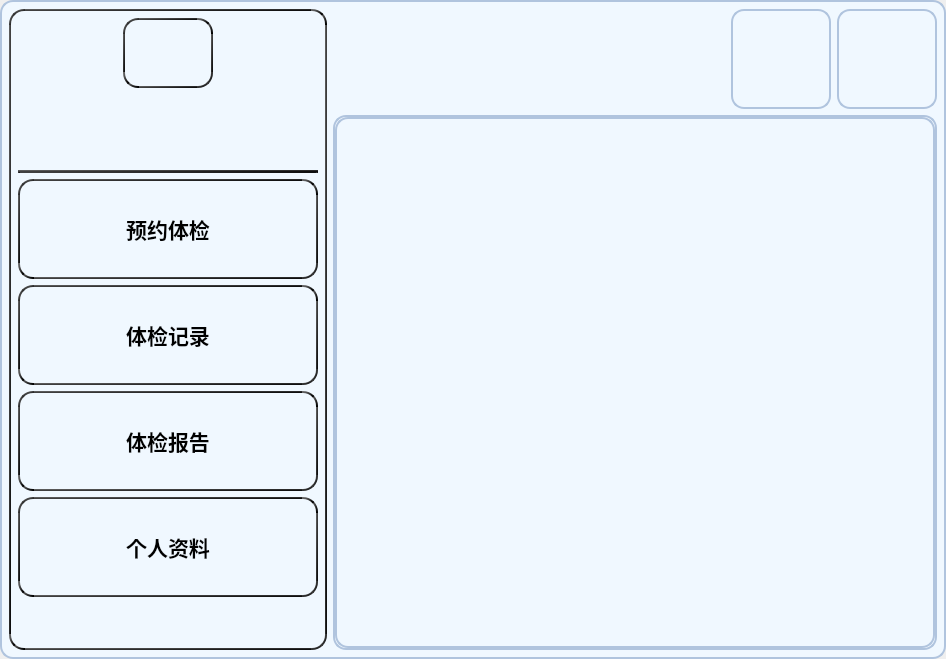
<?xml version="1.0" encoding="UTF-8"?>
<ui version="4.0">
 <class>UserMainWindow</class>
 <widget class="QMainWindow" name="UserMainWindow">
  <property name="geometry">
   <rect>
    <x>0</x>
    <y>0</y>
    <width>946</width>
    <height>659</height>
   </rect>
  </property>
  <property name="windowTitle">
   <string>MainWindow</string>
  </property>
  <widget class="QWidget" name="centralwidget">
   <property name="styleSheet">
    <string notr="true">background-color: #F0F8FF;
border: 2px solid #B0C4DE;
border-radius: 13px;
</string>
   </property>
   <layout class="QGridLayout" name="gridLayout">
    <item row="0" column="0">
     <layout class="QHBoxLayout" name="horizontalLayout_4">
      <item>
       <widget class="QWidget" name="widget" native="true">
        <property name="styleSheet">
         <string notr="true">border: 2px solid qlineargradient(x1: 0, y1: 0, x2: 1, y2: 1,stop: 0 #696969, stop: 1 #000000);
border-radius: 15px;
padding: 10px;</string>
        </property>
        <layout class="QVBoxLayout" name="verticalLayout_5">
         <item>
          <layout class="QVBoxLayout" name="verticalLayout_3">
           <item>
            <layout class="QHBoxLayout" name="horizontalLayout_2">
             <item>
              <spacer name="horizontalSpacer_2">
               <property name="orientation">
                <enum>Qt::Horizontal</enum>
               </property>
               <property name="sizeType">
                <enum>QSizePolicy::Maximum</enum>
               </property>
               <property name="sizeHint" stdset="0">
                <size>
                 <width>40</width>
                 <height>20</height>
                </size>
               </property>
              </spacer>
             </item>
             <item>
              <widget class="QLabel" name="userIconLabel">
               <property name="minimumSize">
                <size>
                 <width>90</width>
                 <height>70</height>
                </size>
               </property>
               <property name="maximumSize">
                <size>
                 <width>90</width>
                 <height>70</height>
                </size>
               </property>
               <property name="text">
                <string/>
               </property>
               <property name="textFormat">
                <enum>Qt::AutoText</enum>
               </property>
               <property name="pixmap">
                <pixmap>:/defaultAvatar.png</pixmap>
               </property>
               <property name="scaledContents">
                <bool>true</bool>
               </property>
               <property name="alignment">
                <set>Qt::AlignCenter</set>
               </property>
               <property name="margin">
                <number>0</number>
               </property>
               <property name="indent">
                <number>-2</number>
               </property>
              </widget>
             </item>
             <item>
              <spacer name="horizontalSpacer_3">
               <property name="orientation">
                <enum>Qt::Horizontal</enum>
               </property>
               <property name="sizeType">
                <enum>QSizePolicy::Maximum</enum>
               </property>
               <property name="sizeHint" stdset="0">
                <size>
                 <width>40</width>
                 <height>20</height>
                </size>
               </property>
              </spacer>
             </item>
            </layout>
           </item>
           <item>
            <layout class="QHBoxLayout" name="horizontalLayout_3">
             <item>
              <spacer name="horizontalSpacer_4">
               <property name="orientation">
                <enum>Qt::Horizontal</enum>
               </property>
               <property name="sizeType">
                <enum>QSizePolicy::Maximum</enum>
               </property>
               <property name="sizeHint" stdset="0">
                <size>
                 <width>40</width>
                 <height>20</height>
                </size>
               </property>
              </spacer>
             </item>
             <item>
              <widget class="QLabel" name="usernameLabel">
               <property name="minimumSize">
                <size>
                 <width>150</width>
                 <height>70</height>
                </size>
               </property>
               <property name="maximumSize">
                <size>
                 <width>150</width>
                 <height>70</height>
                </size>
               </property>
               <property name="font">
                <font>
                 <family>Agency FB</family>
                 <pointsize>12</pointsize>
                </font>
               </property>
               <property name="styleSheet">
                <string notr="true">background-color: transparent;
border: none;</string>
               </property>
               <property name="text">
                <string/>
               </property>
              </widget>
             </item>
             <item>
              <spacer name="horizontalSpacer_5">
               <property name="orientation">
                <enum>Qt::Horizontal</enum>
               </property>
               <property name="sizeType">
                <enum>QSizePolicy::Maximum</enum>
               </property>
               <property name="sizeHint" stdset="0">
                <size>
                 <width>40</width>
                 <height>20</height>
                </size>
               </property>
              </spacer>
             </item>
            </layout>
           </item>
          </layout>
         </item>
         <item>
          <widget class="QFrame" name="frame">
           <property name="frameShape">
            <enum>QFrame::HLine</enum>
           </property>
           <property name="frameShadow">
            <enum>QFrame::Plain</enum>
           </property>
           <property name="lineWidth">
            <number>20</number>
           </property>
          </widget>
         </item>
         <item>
          <layout class="QVBoxLayout" name="verticalLayout_2">
           <item>
            <widget class="QPushButton" name="scheduleCheckupButton">
             <property name="minimumSize">
              <size>
               <width>300</width>
               <height>100</height>
              </size>
             </property>
             <property name="maximumSize">
              <size>
               <width>300</width>
               <height>100</height>
              </size>
             </property>
             <property name="font">
              <font>
               <family>Agency FB</family>
               <pointsize>16</pointsize>
               <weight>75</weight>
               <bold>true</bold>
              </font>
             </property>
             <property name="styleSheet">
              <string notr="true">QPushButton:hover {
 background-color: qlineargradient(x1: 0, y1: 0, x2: 1, y2: 1, 
 stop: 0 #A4D0E1, stop: 1 #B0E0E6);
  box-shadow: 0px 6px 15px rgba(0, 0, 0, 0.3); 
    }
    QPushButton:pressed {
    background-color: qlineargradient(x1: 0, y1: 0, x2: 1, y2: 1, 
 stop: 0 #A4D0E1, stop: 1 #B0E0E6);
  box-shadow: 0px 6px 15px rgba(0, 0, 0, 0.3); 
    }
</string>
             </property>
             <property name="text">
              <string>预约体检</string>
             </property>
             <property name="icon">
              <iconset>
               <normaloff>:/scheduleCheckup.png</normaloff>:/scheduleCheckup.png</iconset>
             </property>
             <property name="iconSize">
              <size>
               <width>50</width>
               <height>50</height>
              </size>
             </property>
            </widget>
           </item>
           <item>
            <widget class="QPushButton" name="healthCheckRecordButton">
             <property name="minimumSize">
              <size>
               <width>300</width>
               <height>100</height>
              </size>
             </property>
             <property name="maximumSize">
              <size>
               <width>300</width>
               <height>100</height>
              </size>
             </property>
             <property name="font">
              <font>
               <family>Agency FB</family>
               <pointsize>16</pointsize>
               <weight>75</weight>
               <bold>true</bold>
              </font>
             </property>
             <property name="styleSheet">
              <string notr="true">QPushButton:hover {
 background-color: qlineargradient(x1: 0, y1: 0, x2: 1, y2: 1, 
 stop: 0 #A4D0E1, stop: 1 #B0E0E6);
  box-shadow: 0px 6px 15px rgba(0, 0, 0, 0.3); 
    }
    QPushButton:pressed {
    background-color: qlineargradient(x1: 0, y1: 0, x2: 1, y2: 1, 
 stop: 0 #A4D0E1, stop: 1 #B0E0E6);
  box-shadow: 0px 6px 15px rgba(0, 0, 0, 0.3); 
    }
</string>
             </property>
             <property name="text">
              <string>体检记录</string>
             </property>
             <property name="icon">
              <iconset>
               <normaloff>:/healthCheckRecord.png</normaloff>:/healthCheckRecord.png</iconset>
             </property>
             <property name="iconSize">
              <size>
               <width>50</width>
               <height>50</height>
              </size>
             </property>
            </widget>
           </item>
           <item>
            <widget class="QPushButton" name="checkupReportButton">
             <property name="minimumSize">
              <size>
               <width>300</width>
               <height>100</height>
              </size>
             </property>
             <property name="maximumSize">
              <size>
               <width>300</width>
               <height>100</height>
              </size>
             </property>
             <property name="font">
              <font>
               <family>Agency FB</family>
               <pointsize>16</pointsize>
               <weight>75</weight>
               <bold>true</bold>
              </font>
             </property>
             <property name="styleSheet">
              <string notr="true">QPushButton:hover {
 background-color: qlineargradient(x1: 0, y1: 0, x2: 1, y2: 1, 
 stop: 0 #A4D0E1, stop: 1 #B0E0E6);
    }
    QPushButton:pressed {
    background-color: qlineargradient(x1: 0, y1: 0, x2: 1, y2: 1, 
 stop: 0 #A4D0E1, stop: 1 #B0E0E6);
    }
</string>
             </property>
             <property name="text">
              <string>体检报告</string>
             </property>
             <property name="icon">
              <iconset>
               <normaloff>:/checkupReport.png</normaloff>:/checkupReport.png</iconset>
             </property>
             <property name="iconSize">
              <size>
               <width>50</width>
               <height>50</height>
              </size>
             </property>
            </widget>
           </item>
           <item>
            <widget class="QPushButton" name="personalInfoButton">
             <property name="minimumSize">
              <size>
               <width>300</width>
               <height>100</height>
              </size>
             </property>
             <property name="maximumSize">
              <size>
               <width>300</width>
               <height>100</height>
              </size>
             </property>
             <property name="font">
              <font>
               <family>Agency FB</family>
               <pointsize>16</pointsize>
               <weight>75</weight>
               <bold>true</bold>
              </font>
             </property>
             <property name="text">
              <string>个人资料</string>
             </property>
             <property name="icon">
              <iconset>
               <normaloff>:/personalInfo.png</normaloff>:/personalInfo.png</iconset>
             </property>
             <property name="iconSize">
              <size>
               <width>50</width>
               <height>50</height>
              </size>
             </property>
            </widget>
           </item>
           <item>
            <spacer name="verticalSpacer">
             <property name="orientation">
              <enum>Qt::Vertical</enum>
             </property>
             <property name="sizeHint" stdset="0">
              <size>
               <width>20</width>
               <height>40</height>
              </size>
             </property>
            </spacer>
           </item>
          </layout>
         </item>
        </layout>
       </widget>
      </item>
      <item>
       <layout class="QVBoxLayout" name="verticalLayout_4">
        <item>
         <layout class="QVBoxLayout" name="verticalLayout">
          <item>
           <layout class="QHBoxLayout" name="horizontalLayout">
            <item>
             <spacer name="horizontalSpacer">
              <property name="orientation">
               <enum>Qt::Horizontal</enum>
              </property>
              <property name="sizeHint" stdset="0">
               <size>
                <width>40</width>
                <height>20</height>
               </size>
              </property>
             </spacer>
            </item>
            <item>
             <widget class="QPushButton" name="noticeButton">
              <property name="minimumSize">
               <size>
                <width>100</width>
                <height>100</height>
               </size>
              </property>
              <property name="maximumSize">
               <size>
                <width>100</width>
                <height>100</height>
               </size>
              </property>
              <property name="text">
               <string/>
              </property>
              <property name="icon">
               <iconset>
                <normaloff>:/notice-No.png</normaloff>:/notice-No.png</iconset>
              </property>
              <property name="iconSize">
               <size>
                <width>50</width>
                <height>50</height>
               </size>
              </property>
             </widget>
            </item>
            <item>
             <widget class="QPushButton" name="exitButton">
              <property name="minimumSize">
               <size>
                <width>100</width>
                <height>100</height>
               </size>
              </property>
              <property name="maximumSize">
               <size>
                <width>100</width>
                <height>100</height>
               </size>
              </property>
              <property name="text">
               <string/>
              </property>
              <property name="icon">
               <iconset>
                <normaloff>:/exit.png</normaloff>:/exit.png</iconset>
              </property>
              <property name="iconSize">
               <size>
                <width>50</width>
                <height>50</height>
               </size>
              </property>
             </widget>
            </item>
           </layout>
          </item>
         </layout>
        </item>
        <item>
         <widget class="QStackedWidget" name="stackedWidget">
          <property name="sizePolicy">
           <sizepolicy hsizetype="Expanding" vsizetype="Expanding">
            <horstretch>0</horstretch>
            <verstretch>0</verstretch>
           </sizepolicy>
          </property>
          <property name="minimumSize">
           <size>
            <width>2</width>
            <height>0</height>
           </size>
          </property>
          <widget class="QWidget" name="page_3"/>
          <widget class="QWidget" name="page_4"/>
         </widget>
        </item>
       </layout>
      </item>
     </layout>
    </item>
   </layout>
  </widget>
  <widget class="QMenuBar" name="menubar">
   <property name="geometry">
    <rect>
     <x>0</x>
     <y>0</y>
     <width>946</width>
     <height>21</height>
    </rect>
   </property>
  </widget>
 </widget>
 <resources/>
 <connections/>
</ui>
